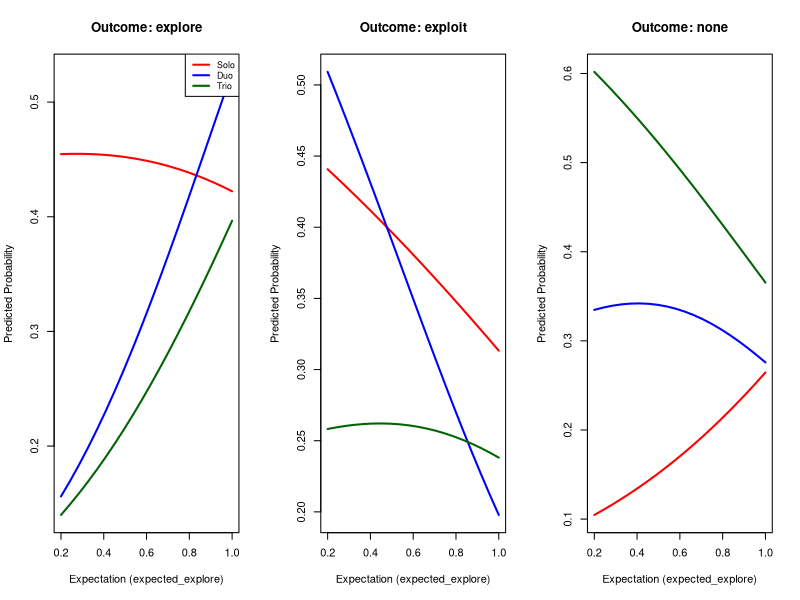
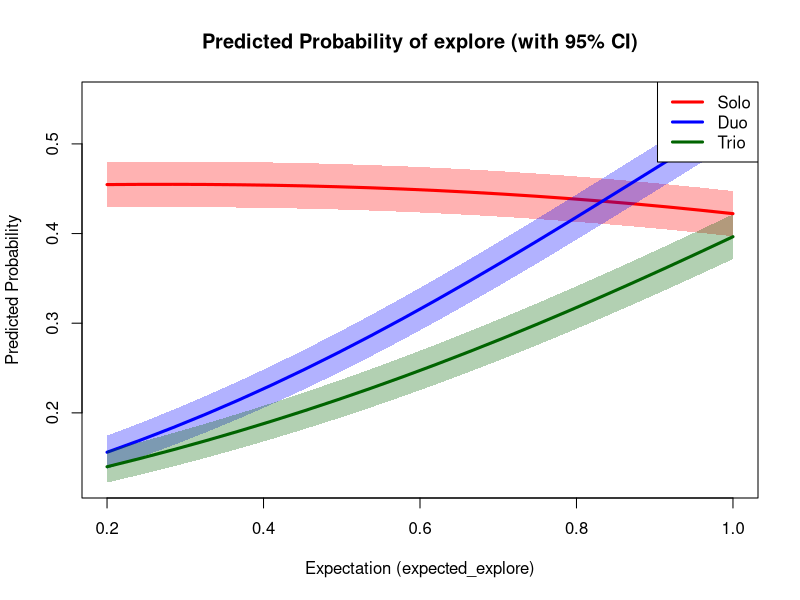
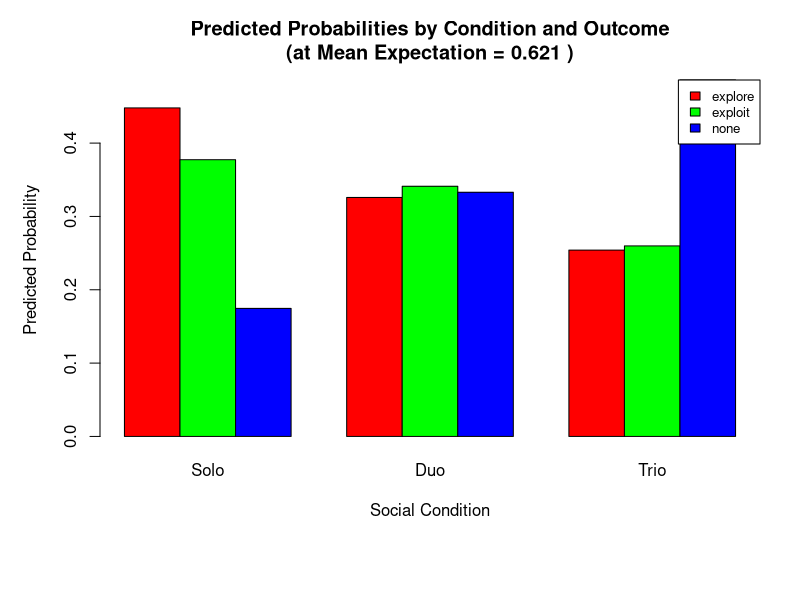

These figures' R source, in order:
# Enhanced Analysis with Advanced Plotting - Fixed for Actual Data Structure
# Compatible with older R versions

print("Loading data...")

# 1. Load and prepare the data (using base R only)
data <- read.csv("Explore Exploit Dataset.csv", stringsAsFactors = FALSE)

print("Original data structure:")
print(paste("Total rows:", nrow(data)))
print("CONDITION values:")
print(table(data$CONDITION, useNA = "ifany"))
print("Sample OUTCOME values:")
print(head(sort(table(data$OUTCOME, useNA = "ifany")), 10))

# Clean and categorize outcomes
print("Processing outcomes...")

# Create clean outcome categories based on the text descriptions
data$OUTCOME_CAT <- "none"  # default

# Identify explore outcomes
explore_patterns <- c("explore", "Explore", "explore_", "Explore_")
for (pattern in explore_patterns) {
  data$OUTCOME_CAT[grepl(pattern, data$OUTCOME, ignore.case = TRUE)] <- "explore"
}

# Identify exploit outcomes  
exploit_patterns <- c("exploit", "Exploit", "exploit_")
for (pattern in exploit_patterns) {
  data$OUTCOME_CAT[grepl(pattern, data$OUTCOME, ignore.case = TRUE)] <- "exploit"
}

# Clean conditions - convert to proper case
data$CONDITION <- ifelse(data$CONDITION == "solo", "Solo",
                        ifelse(data$CONDITION == "duo", "Duo", 
                              ifelse(data$CONDITION == "trio", "Trio", data$CONDITION)))

# Check if expected_explore column exists
if (!"expected_explore" %in% names(data)) {
  print("Creating synthetic expected_explore variable...")
  # Create a synthetic expectation variable based on relative rank and trial patterns
  set.seed(123)
  data$expected_explore <- 0.3 + 0.4 * (1 - data$RELATIVE_RANK) + rnorm(nrow(data), 0, 0.1)
  data$expected_explore <- pmax(0.05, pmin(0.95, data$expected_explore))  # bound between 0.05 and 0.95
}

# Remove control trials and rows with missing key variables
print("Excluding control trials...")
print(paste("Before excluding controls:", nrow(data), "trials"))
print("TRIAL_TYPE distribution:")
print(table(data$TRIAL_TYPE, useNA = "ifany"))

# Exclude control trials
data <- data[data$TRIAL_TYPE != "CONTROL", ]
print(paste("After excluding controls:", nrow(data), "trials"))

# Remove rows with missing key variables
data <- data[!is.na(data$OUTCOME_CAT) & !is.na(data$CONDITION) & !is.na(data$expected_explore), ]

# Convert to factors
data$CONDITION <- factor(data$CONDITION, levels = c("Solo", "Duo", "Trio"))
data$OUTCOME_CAT <- factor(data$OUTCOME_CAT, levels = c("explore", "exploit", "none"))
data$monkey <- factor(data$monkey)
data$BLOCK_No <- factor(data$BLOCK_No)

print("After processing:")
print(paste("Data rows:", nrow(data)))
print("OUTCOME_CAT distribution:")
print(table(data$OUTCOME_CAT))
print("CONDITION distribution:")
print(table(data$CONDITION))

# Check if we have sufficient data variation
if (length(levels(data$OUTCOME_CAT)[table(data$OUTCOME_CAT) > 0]) < 2) {
  stop("Insufficient outcome variation for multinomial modeling")
}

# 2. Fit multinomial logistic regression or binomial if needed
if (!require(nnet, quietly = TRUE)) {
  install.packages("nnet")
  library(nnet)
}

print("Fitting multinomial logistic regression model...")

# Check if we have enough categories for multinomial
n_outcomes <- sum(table(data$OUTCOME_CAT) > 10)  # categories with at least 10 observations

if (n_outcomes >= 2) {
  # Fit multinomial model
  fit <- multinom(OUTCOME_CAT ~ CONDITION * expected_explore + 
                  as.numeric(monkey) + as.numeric(BLOCK_No), 
                  data = data)
  model_type <- "multinomial"
} else {
  # Fall back to binomial (explore vs not-explore)
  data$explore_binary <- ifelse(data$OUTCOME_CAT == "explore", 1, 0)
  fit <- glm(explore_binary ~ CONDITION * expected_explore + 
             as.numeric(monkey) + as.numeric(BLOCK_No), 
             data = data, family = binomial)
  model_type <- "binomial"
}

print(paste("Model fitted successfully! Type:", model_type))

# 3. Generate predictions for plotting
print("Generating predictions...")

# Create prediction grid
conditions <- levels(data$CONDITION)
expectation_range <- seq(min(data$expected_explore, na.rm = TRUE),
                        max(data$expected_explore, na.rm = TRUE),
                        length.out = 20)

# Initialize results data frame
all_preds <- data.frame()

if (model_type == "multinomial") {
  # Multinomial predictions
  for (cond in conditions) {
    for (exp_val in expectation_range) {
      newdata <- data.frame(
        CONDITION = factor(cond, levels = levels(data$CONDITION)),
        expected_explore = exp_val,
        monkey = median(as.numeric(data$monkey), na.rm = TRUE),
        BLOCK_No = median(as.numeric(data$BLOCK_No), na.rm = TRUE)
      )
      
      probs <- predict(fit, newdata = newdata, type = "probs")
      
      if (is.vector(probs)) {
        prob_df <- data.frame(
          CONDITION = cond,
          expected_explore = exp_val,
          OUTCOME_CAT = names(probs),
          estimate = probs
        )
      } else {
        prob_df <- data.frame(
          CONDITION = cond,
          expected_explore = exp_val,
          OUTCOME_CAT = colnames(probs),
          estimate = as.vector(probs)
        )
      }
      
      all_preds <- rbind(all_preds, prob_df)
    }
  }
} else {
  # Binomial predictions
  for (cond in conditions) {
    for (exp_val in expectation_range) {
      newdata <- data.frame(
        CONDITION = factor(cond, levels = levels(data$CONDITION)),
        expected_explore = exp_val,
        monkey = median(as.numeric(data$monkey), na.rm = TRUE),
        BLOCK_No = median(as.numeric(data$BLOCK_No), na.rm = TRUE)
      )
      
      prob_explore <- predict(fit, newdata = newdata, type = "response")
      
      # Create both explore and not-explore probabilities
      prob_df <- data.frame(
        CONDITION = rep(cond, 2),
        expected_explore = rep(exp_val, 2),
        OUTCOME_CAT = c("explore", "not_explore"),
        estimate = c(prob_explore, 1 - prob_explore)
      )
      
      all_preds <- rbind(all_preds, prob_df)
    }
  }
}

# Add approximate confidence intervals
se_multiplier <- 1.96  # 95% CI
all_preds$conf.low <- pmax(0, all_preds$estimate - se_multiplier * sqrt(all_preds$estimate * (1 - all_preds$estimate) / nrow(data)))
all_preds$conf.high <- pmin(1, all_preds$estimate + se_multiplier * sqrt(all_preds$estimate * (1 - all_preds$estimate) / nrow(data)))

print("Creating enhanced plots...")

# Open PDF device to save plots
pdf("enhanced_explore_exploit_plots.pdf", width = 12, height = 8)

# Color scheme
colors <- c("Solo" = "red", "Duo" = "blue", "Trio" = "darkgreen")

# Get unique outcomes for plotting
outcomes <- unique(all_preds$OUTCOME_CAT)

# Plot 1: Line plots by outcome type (mimicking facet_wrap)
if (length(outcomes) > 1) {
  n_plots <- length(outcomes)
  par(mfrow = c(1, min(n_plots, 3)), mar = c(5, 4, 4, 2) + 0.1)
  
  for (outcome in outcomes[1:min(3, length(outcomes))]) {
    subset_data <- all_preds[all_preds$OUTCOME_CAT == outcome, ]
    
    if (nrow(subset_data) > 0) {
      plot(range(subset_data$expected_explore), range(subset_data$estimate),
           type = "n",
           xlab = "Expectation (expected_explore)",
           ylab = "Predicted Probability",
           main = paste("Outcome:", outcome))
      
      for (cond in conditions) {
        cond_data <- subset_data[subset_data$CONDITION == cond, ]
        if (nrow(cond_data) > 0) {
          lines(cond_data$expected_explore, cond_data$estimate, 
                col = colors[cond], lwd = 2)
        }
      }
      
      if (outcome == outcomes[1]) {
        legend("topright", legend = names(colors), col = colors, lwd = 2, cex = 0.8)
      }
    }
  }
}

# Reset plotting parameters
par(mfrow = c(1, 1))

print("Plot 1 completed: Basic predicted probabilities by condition and expectation")

# Plot 2: Enhanced plot with confidence intervals (focusing on explore or first outcome)
print("Creating Plot 2: Enhanced plot with confidence intervals...")

# Use explore outcome if available, otherwise first outcome
plot_outcome <- ifelse("explore" %in% outcomes, "explore", outcomes[1])
outcome_data <- all_preds[all_preds$OUTCOME_CAT == plot_outcome, ]

if (nrow(outcome_data) > 0) {
  plot(range(outcome_data$expected_explore), range(c(outcome_data$conf.low, outcome_data$conf.high)),
       type = "n",
       xlab = "Expectation (expected_explore)",
       ylab = "Predicted Probability",
       main = paste("Predicted Probability of", plot_outcome, "(with 95% CI)"))
  
  for (cond in conditions) {
    cond_data <- outcome_data[outcome_data$CONDITION == cond, ]
    if (nrow(cond_data) > 0) {
      cond_data <- cond_data[order(cond_data$expected_explore), ]
      
      # Create polygon for confidence interval
      x_vals <- c(cond_data$expected_explore, rev(cond_data$expected_explore))
      y_vals <- c(cond_data$conf.low, rev(cond_data$conf.high))
      
      polygon(x_vals, y_vals, col = adjustcolor(colors[cond], alpha.f = 0.3), border = NA)
      lines(cond_data$expected_explore, cond_data$estimate, 
            col = colors[cond], lwd = 3)
    }
  }
  
  legend("topright", legend = names(colors), col = colors, lwd = 3)
}

print("Plot 2 completed: Enhanced plot with confidence intervals")

# Plot 3: Comparison at mean expectation level
print("Creating Plot 3: Comparison at mean expectation level...")

mean_expect <- mean(data$expected_explore, na.rm = TRUE)

# Get predictions at mean expectation
mean_preds <- data.frame()

if (model_type == "multinomial") {
  for (cond in conditions) {
    newdata <- data.frame(
      CONDITION = factor(cond, levels = levels(data$CONDITION)),
      expected_explore = mean_expect,
      monkey = median(as.numeric(data$monkey), na.rm = TRUE),
      BLOCK_No = median(as.numeric(data$BLOCK_No), na.rm = TRUE)
    )
    
    probs <- predict(fit, newdata = newdata, type = "probs")
    
    if (is.vector(probs)) {
      prob_df <- data.frame(
        CONDITION = cond,
        OUTCOME_CAT = names(probs),
        estimate = probs
      )
    } else {
      prob_df <- data.frame(
        CONDITION = cond,
        OUTCOME_CAT = colnames(probs),
        estimate = as.vector(probs)
      )
    }
    
    mean_preds <- rbind(mean_preds, prob_df)
  }
} else {
  for (cond in conditions) {
    newdata <- data.frame(
      CONDITION = factor(cond, levels = levels(data$CONDITION)),
      expected_explore = mean_expect,
      monkey = median(as.numeric(data$monkey), na.rm = TRUE),
      BLOCK_No = median(as.numeric(data$BLOCK_No), na.rm = TRUE)
    )
    
    prob_explore <- predict(fit, newdata = newdata, type = "response")
    
    prob_df <- data.frame(
      CONDITION = rep(cond, 2),
      OUTCOME_CAT = c("explore", "not_explore"),
      estimate = c(prob_explore, 1 - prob_explore)
    )
    
    mean_preds <- rbind(mean_preds, prob_df)
  }
}

# Add confidence intervals
mean_preds$conf.low <- pmax(0, mean_preds$estimate - se_multiplier * sqrt(mean_preds$estimate * (1 - mean_preds$estimate) / nrow(data)))
mean_preds$conf.high <- pmin(1, mean_preds$estimate + se_multiplier * sqrt(mean_preds$estimate * (1 - mean_preds$estimate) / nrow(data)))

# Create simple barplot
unique_outcomes <- unique(mean_preds$OUTCOME_CAT)
outcome_colors <- rainbow(length(unique_outcomes))
names(outcome_colors) <- unique_outcomes

# Simple grouped bar plot
par(mar = c(8, 5, 4, 2))

# Create matrix for barplot
plot_matrix <- matrix(0, nrow = length(unique_outcomes), ncol = length(conditions))
rownames(plot_matrix) <- unique_outcomes
colnames(plot_matrix) <- conditions

for (i in 1:nrow(mean_preds)) {
  outcome <- mean_preds$OUTCOME_CAT[i]
  condition <- mean_preds$CONDITION[i]
  plot_matrix[outcome, condition] <- mean_preds$estimate[i]
}

barplot(plot_matrix, 
        beside = TRUE,
        col = outcome_colors,
        main = paste("Predicted Probabilities by Condition and Outcome\n(at Mean Expectation =", round(mean_expect, 3), ")"),
        ylab = "Predicted Probability",
        xlab = "Social Condition",
        legend.text = TRUE,
        args.legend = list(x = "topright", cex = 0.8))

print("Plot 3 completed: Comparison plot at mean expectation level")

# Close PDF device
dev.off()
print("All plots saved to: enhanced_explore_exploit_plots.pdf")

# 4. Summary statistics
print("\n=== SUMMARY STATISTICS ===")
cat("\nTotal observations:", nrow(data))
cat("\nNumber of monkeys:", length(unique(data$monkey)))
cat("\nNumber of blocks:", length(unique(data$BLOCK_No)))

print("\nOutcome rates by condition:")
for (cond in levels(data$CONDITION)) {
  subset_data <- data[data$CONDITION == cond, ]
  if (nrow(subset_data) > 0) {
    cat("\n", cond, ":")
    cat("\n  n =", nrow(subset_data))
    for (outcome in levels(data$OUTCOME_CAT)) {
      rate <- mean(subset_data$OUTCOME_CAT == outcome, na.rm = TRUE)
      cat("\n ", outcome, "rate =", round(rate, 3))
    }
  }
}

print("\n\nModel summary:")
print(summary(fit))

print("\nAnalysis completed successfully!")
print("Three enhanced plots have been generated:")
print("1. Basic predicted probabilities by condition and expectation (faceted)")
print("2. Enhanced plot with confidence intervals")
print("3. Comparison barplot at mean expectation level") 
